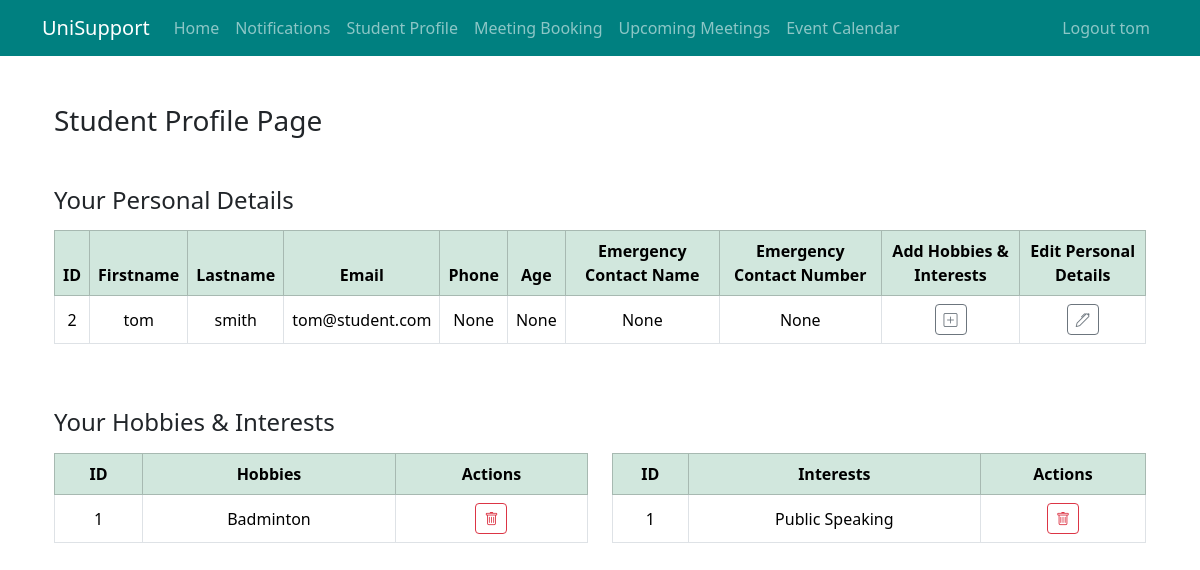
Page /student_profile/2 (signed in) on the earlier database version.
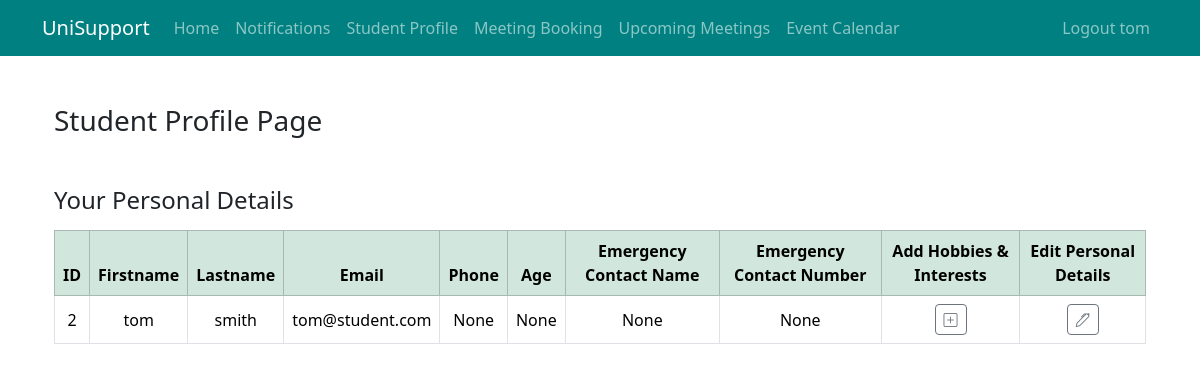
Same page on the later database version.
### app/models.py (models this page shows, shortened)
@dataclass
class User(UserMixin, db.Model):
    __tablename__ = 'users'
    id: so.Mapped[int] = so.mapped_column(primary_key=True)
    first_name: so.Mapped[str] = so.mapped_column(sa.String(64), index=True, unique=True)
    last_name: so.Mapped[str] = so.mapped_column(sa.String(64), index=True)
    email: so.Mapped[str] = so.mapped_column(sa.String(120), index=True, unique=True)
    password_hash: so.Mapped[Optional[str]] = so.mapped_column(sa.String(256))
    role: so.Mapped[str] = so.mapped_column(sa.String(10), default="Normal")
    phone: so.Mapped[Optional[str]] = so.mapped_column(sa.String(120), unique=True)
    age: so.Mapped[Optional[int]] = so.mapped_column()
    emergency_name: so.Mapped[Optional[str]] = so.mapped_column(sa.String(64))
    emergency_phone: so.Mapped[Optional[str]] = so.mapped_column(sa.String(120), unique=True)
    points: so.Mapped[int] = so.mapped_column(default=0)
    last_login_date: so.Mapped[datetime.datetime] = so.mapped_column(default=None, nullable=True)
    hobbies: so.Mapped[list['Hobbies']] = relationship(back_populates='user', cascade='all, delete-orphan')
    interests: so.Mapped[list['Interests']] = relationship(back_populates='user', cascade='all, delete-orphan')
    user_meeting: so.Mapped[list['Meeting']] = relationship(back_populates='user', foreign_keys='Meeting.user_id', cascade="all, delete-orphan")
    staff_meeting: so.Mapped[list['Meeting']] = relationship(back_populates='staff', foreign_keys='Meeting.staff_id', cascade="all, delete-orphan")
    notification: so.Mapped[list['Notification']] = relationship(back_populates='user', cascade="all,delete-orphan")

class Hobbies(db.Model):
    __tablename__ = 'hobbies'
    id: so.Mapped[int] = so.mapped_column(primary_key=True)
    hobbies: so.Mapped[str] = so.mapped_column(sa.String(120))
    user_id: so.Mapped[int] = mapped_column(ForeignKey('users.id'), index=True)
    user: so.Mapped['User'] = relationship(back_populates='hobbies')

class Interests(db.Model):
    __tablename__ = 'interests'
    id: so.Mapped[int] = so.mapped_column(primary_key=True)
    interests: so.Mapped[str] = so.mapped_column(sa.String(120))
    user_id: so.Mapped[int] = mapped_column(ForeignKey('users.id'), index=True)
    user: so.Mapped['User'] = relationship(back_populates='interests')

### app/views.py (the view, shortened to what this page needs)
@app.route('/student_profile/<int:studentID>', methods=['GET', 'POST'])
@login_required
def student_profile(studentID):
    form = AddHobbiesAndInterestsForm()
    choose_form = ChooseForm()
    edit_form = EditPersonalDetailsForm()
    q = db.select(User).where(User.id == studentID)
    student = db.session.scalars(q)
    q_hobby = db.select(Hobbies).where(Hobbies.user_id == studentID)
    student_hobby = db.session.scalars(q_hobby)
    hobbies_list = []
    for hobby in student_hobby:
        each_hobby = []
        each_hobby.append(hobby.id)
        each_hobby.append(hobby.hobbies)
        hobbies_list.append(each_hobby)
    q_interest = db.select(Interests).where(Interests.user_id == studentID)
    student_interest = db.session.scalars(q_interest)
    interests_list = []
    for interest in student_interest:
        each_interest = []
        each_interest.append(interest.id)
        each_interest.append(interest.interests)
        interests_list.append(each_interest)
    return render_template('student_profile.html', title='Student Profile', form=form, student=student,
                           choose_form=choose_form, edit_form=edit_form, student_id=str(studentID), hobbies_list=hobbies_list,
                           interests_list=interests_list)

### app/models.py (called while the page is built)
@login.user_loader
def load_user(id):
    return db.session.get(User, int(id))

### app/templates/student_profile.html (shortened to what this page needs)
{% extends "base.html" %}
{% import "bootstrap_wtf.html" as wtf %}
{% block content %}
<div class="container mt-5">
    <div class="mb-5">
        <h3 class="text-dark">Student Profile Page</h3>
    </div>
    <h4 class="mb-3">Your Personal Details</h4>
    <div class="table-responsive mb-5">
        <table class="table table-bordered text-center align-middle">
            <thead class="table-success">
                <tr>
                    <th>ID</th>
                    <th>Firstname</th>
                    <th>Lastname</th>
                    <th>Email</th>
                    <th>Phone</th>
                    <th>Age</th>
                    <th>Emergency Contact Name</th>
                    <th>Emergency Contact Number</th>
                    <th>Add Hobbies & Interests</th>
                    <th>Edit Personal Details</th>
                </tr>
            </thead>
            <tbody>
                {% for item in student %}
                <tr>
                    <td>{{ item.id }}</td>
                    <td>{{ item.first_name }}</td>
                    <td>{{ item.last_name }}</td>
                    <td>{{ item.email }}</td>
                    <td>{{ item.phone }}</td>
                    <td>{{ item.age }}</td>
                    <td>{{ item.emergency_name }}</td>
                    <td>{{ item.emergency_phone }}</td>
                    <td>
                        <form action="{{ url_for('student_profile', studentID=current_user.id) }}" method="post" class="d-inline">
                            <button class="btn btn-outline-secondary btn-sm" type="submit">
                                <i class="bi bi-plus-square"></i>
                            </button>
                        </form>
                    </td>
                    <td>
                        <form action="{{ url_for('edit_profile') }}" method="post" class="d-inline">
                            <button class="btn btn-outline-secondary btn-sm" type="submit">
                                <i class="bi bi-pen"></i>
                            </button>
                        </form>
                    </td>
                </tr>
                {% endfor %}
            </tbody>
        </table>
    </div>
    {% if hobbies_list and interests_list %}
        <h4 class="mb-3">Your Hobbies & Interests</h4>
    {% elif hobbies_list %}
        <h4 class="mb-3">Your Hobbies</h4>
    {% elif interests_list %}
        <h4 class="mb-3">Your Interests</h4>
    {% endif %}
    {% if hobbies_list or interests_list %}
    <div class="row mb-5">
        {% if hobbies_list %}
        <div class="col-lg-6">
            <div class="table-responsive">
                <table class="table table-bordered text-center align-middle">
                    <thead class="table-success">
                        <tr>
                            <th>ID</th>
                            <th>Hobbies</th>
                            <th>Actions</th>
                        </tr>
                    </thead>
                    <tbody>
                        {% for hobby in hobbies_list %}
                        <tr>
                            <td>{{ hobby[0] }}</td>
                            <td>{{ hobby[1] }}</td>
                            <td>
                                <form action="{{ url_for('student_profile', studentID=current_user.id) }}" method="post" class="d-inline">
                                    <button class="btn btn-outline-danger btn-sm" type="submit">
                                        <i class="bi bi-trash"></i>
                                    </button>
                                </form>
                            </td>
                        </tr>
                        {% endfor %}
                    </tbody>
                </table>
            </div>
        </div>
        {% endif %}
        {% if interests_list %}
        <div class="col-lg-6">
            <div class="table-responsive">
                <table class="table table-bordered text-center align-middle">
                    <thead class="table-success">
                        <tr>
                            <th>ID</th>
                            <th>Interests</th>
                            <th>Actions</th>
                        </tr>
                    </thead>
                    <tbody>
                        {% for interest in interests_list %}
                        <tr>
                            <td>{{ interest[0] }}</td>
                            <td>{{ interest[1] }}</td>
                            <td>
                                <form action="{{ url_for('student_profile', studentID=current_user.id) }}" method="post" class="d-inline">
                                    <button class="btn btn-outline-danger btn-sm" type="submit">
                                        <i class="bi bi-trash"></i>
                                    </button>
                                </form>
                            </td>
                        </tr>
                        {% endfor %}
                    </tbody>
                </table>
            </div>
        </div>
        {% endif %}
    </div>
    {% endif %}
</div>
{% endblock %}

### app/templates/base.html (shortened to what this page needs)
<!doctype html>
<html lang="en">
<head>
    <link
            href="https://cdn.jsdelivr.net/npm/bootstrap@5.3.3/dist/css/bootstrap.min.css"
            rel="stylesheet"
>
    <link rel="stylesheet" href="https://cdn.jsdelivr.net/npm/bootstrap-icons@1.11.3/font/bootstrap-icons.min.css">
</head>
<body>
<nav class="navbar navbar-expand-sm" style="background-color: teal;" data-bs-theme="dark">
    <div class="container">
        <a class="navbar-brand" href="{{ url_for('home') }}">UniSupport</a>
        <div class="collapse navbar-collapse" id="navbarSupportedContent">
            <ul class="navbar-nav me-auto mb-2 mb-lg-0">
                <li class="nav-item">
                    <a class="nav-link" aria-current="page" href="{{ url_for('home') }}">Home</a>
                </li>
                <li class="nav-item">
                    <a class="nav-link" aria-current="page" href="{{ url_for('notifications') }}">Notifications</a>
                </li>
                {% if not current_user.is_anonymous and current_user.role=='Student' %}
                <li class="nav-item">
                    <a class="nav-link" aria-current="page" href="{{ url_for('student_profile', studentID=current_user.id) }}">Student Profile</a>
                </li>
                <li class="nav-item">
                    <a class="nav-link" aria-current="page" href="{{ url_for('book_meeting') }}">Meeting Booking</a>
                </li>
                <li class="nav-item">
                    <a class="nav-link" aria-current="page" href="{{ url_for('upcoming_meetings') }}">Upcoming Meetings</a>
                </li>
                {% endif %}
                {% if not current_user.is_anonymous and current_user.role=='Student' %}
                <li class="nav-item">
                    <a class="nav-link" aria-current="page" href="{{ url_for('events') }}">Event Calendar</a>
                </li> {% endif %}
            </ul>
            <ul class="navbar-nav mb-2 mb-lg-0">
                {% if current_user.is_anonymous %}
                <li class="nav-item">
                    <a class="nav-link" aria-current="page" href="{{ url_for('login') }}">Login</a>
                </li>
                <li class="nav-item">
                    <a class="nav-link" aria-current="page" href="{{ url_for('register') }}">Register</a>
                </li>
                {% else %}
                <li class="nav-item">
                    <a class="nav-link" aria-current="page" href="{{ url_for('logout') }}">Logout {{ current_user.first_name }}</a>
                </li>
                {% endif %}
            </ul>
        </div>
    </div>
</nav>
<div class="container">
    {% block content %}{% endblock content %}
</div>
</body>
</html>

Differences in the rows shown:
removed Hobbies: id "1", hobbies "Badminton"
removed Interests: id "1", interests "Public Speaking"
Other differences:
text no longer shown: "Your Hobbies & Interests ID Hobbies Actions ID Interests Actions"
